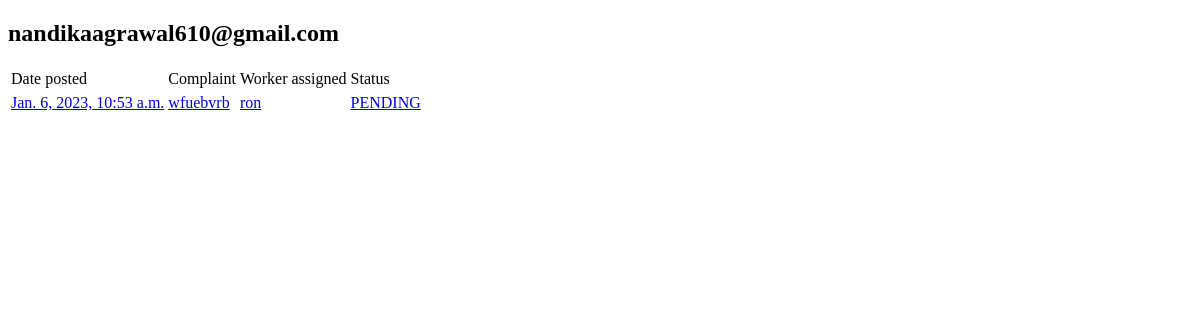
/history/ (signed in), run on an earlier commit of the app's database.
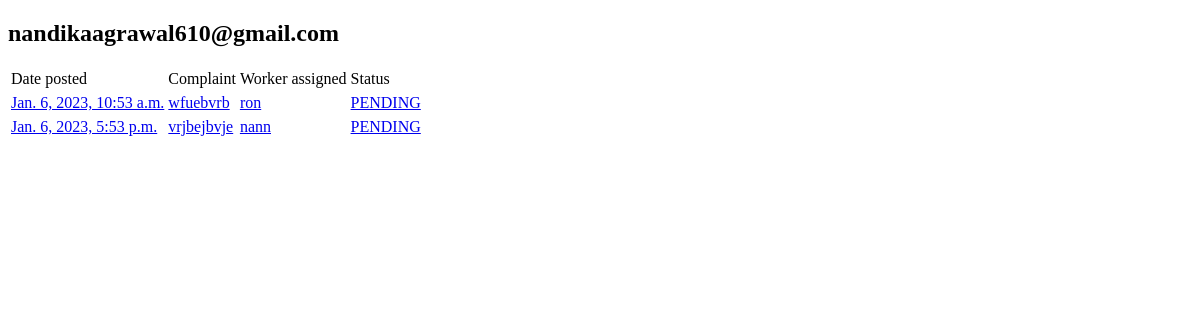
And on a later commit of the database.
### home/models.py (models this page shows, shortened)
class TaskHistory(models.Model):
     title = models.CharField(max_length=100)
     complaint = models.TextField() #unrestricted text
     date_posted=models.DateTimeField(default=timezone.now)#(auto_now=True)#updated date post everytime post is updated
     assignedby = models.ForeignKey(UserProfile, on_delete=models.CASCADE)  #IF USER IS DELETED POSTS ARE DELETED
     assigned=models.ForeignKey(WorkerProfile,on_delete=models.CASCADE,null =True,default=None)
     profession=models.CharField(max_length=100)
     status=models.CharField(default = "PENDING", max_length = 50)
     Comments = models.TextField(blank=True,default = None)

### user/models.py (models this page shows, shortened)
class WorkerProfile(models.Model):
    worker =models.OneToOneField(UserProfile, null =True, on_delete=models.SET_NULL)
    profession = models.CharField(max_length=100, default=None)
    biodata = models.TextField(default = None)
    no_of_jobs = models.IntegerField(default=0)

class UserProfile(models.Model):
    user = models.OneToOneField(CustomUser,null =True, on_delete=models.SET_NULL)
    image=models.ImageField(default='default.jpg',upload_to='profile_pics')  #images will get saved in directory called profile_pics
    phone_no= models.CharField(default='0000',max_length=50)
    address = models.TextField(default = '0000')

class CustomUser(AbstractUser):
    email = models.EmailField(verbose_name="Email", null=True, unique=True, max_length=100)
    USERNAME_FIELD = "email" # make the user log in with the email
    REQUIRED_FIELDS = ["username"]
    objects = CustomUserManager()

### home/views.py (the view)
# urls.py: path('history/', displayhistory, name = 'history'),
@login_required
def displayhistory(request):
    if request.user.is_authenticated:
        user1=request.user
        c=CustomUser.objects.get(email=user1)
        u=UserProfile.objects.get(user=c)
        tasks = TaskHistory.objects.filter(assignedby = u)
        context = {
            'tasks' : tasks,
            'request.user' : request.user
            }
    return render(request, 'home/displayhistory.html',context)

### home/templates/home/displayhistory.html (shortened to what this page needs)
<!DOCTYPE html>
<html lang="en">
<head>
</head>
<body>
    <div>
        <h2 class="account-heading">{{ request.user }}</h2>
        <table>
            <tr>
                <td>Date posted</td>
                <td>Complaint</td>
                <td>Worker assigned</td>
                <td>Status</td>
            </tr>
            {% for task in tasks %}
            <tr>
                <tr>
                    <td><a href = "{% url 'detailed_task' pk=task.id %}">{{ task.date_posted }}</a></td>
                <td><a href = "{% url 'detailed_task' pk=task.id %}">{{ task.complaint }}</a></td>
                <td><a href = "{% url 'detailed_task' pk=task.id %}">{{ task.assigned.worker.user.username}}</a></td>
                <td><a href = "{% url 'detailed_task' pk=task.id %}">{{ task.status }}</a></td>
                </tr>
            </tr>
            {% endfor %}
        </table>
    </div>
</body>
</html>

What changed in the data, as far as the page shows it:
added TaskHistory: date_posted "Jan. 6, 2023, 5:53 p.m.", complaint "vrjbejbvje", assigned.worker.user.username "nann", status "PENDING"
